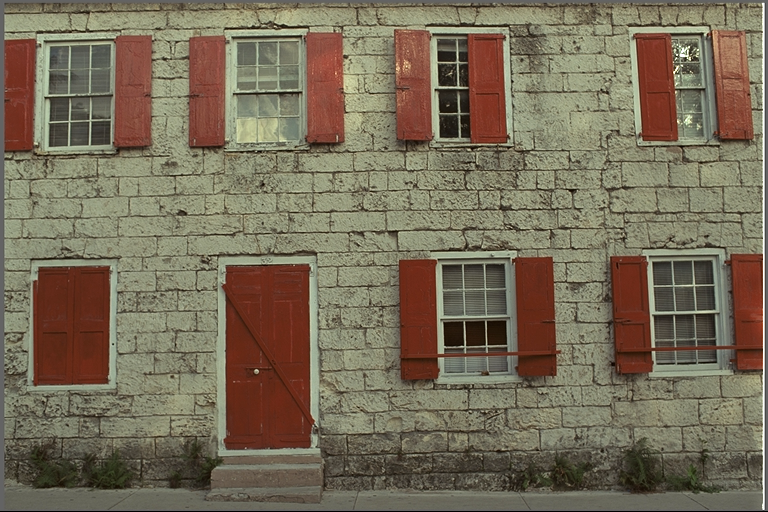
#> input picture W-OP8/data/input/Kodak_Lossless_True_Color_Image_Suite/1.png, 768 x 512 px, found by its file name
$ python test.py
#> lines starting #> are read from the running program, lines starting #| are printed output that depends on the picture; long printed decimals are rounded
import os
import sys

SCRIPT_DIR = os.path.dirname(os.path.abspath(__file__))

print(f"__file__: {__file__}")
print(f"Absolute path: {os.path.abspath(__file__)}")
print(f"dirname: {os.path.dirname(__file__)}")
print(f"Script dir: {SCRIPT_DIR}")

WOP8_DIR = os.path.abspath(os.path.join(SCRIPT_DIR, '..'))
print(f"WOP8 dir: {WOP8_DIR}")

script_dir = os.path.join(WOP8_DIR, 'core')
print(os.path.isfile(__file__))
print("HELLO!!".lower().endswith("!"))

print(os.getcwd())
from PIL import Image
image = Image.open("1.png")
#> image is the input picture: PIL image 768x512 RGB; mean R, G, B 119.8, 108.7, 88.4
print(Image.open("1.png"))

print(image.format)
#| PNG
print(image.size)
#| (768, 512)
print(image.mode)
#| RGB
print(image.palette)
#| None
print(image.info)
#| {'gamma': 0.4546, 'srgb': 0, 'source': 'Kodak PCD0992'}
print(image.filename)
#| W-OP8/data/input/Kodak_Lossless_True_Color_Image_Suite/1.png
print(image.format_description)
#| Portable network graphics
image.rotate(90).show()
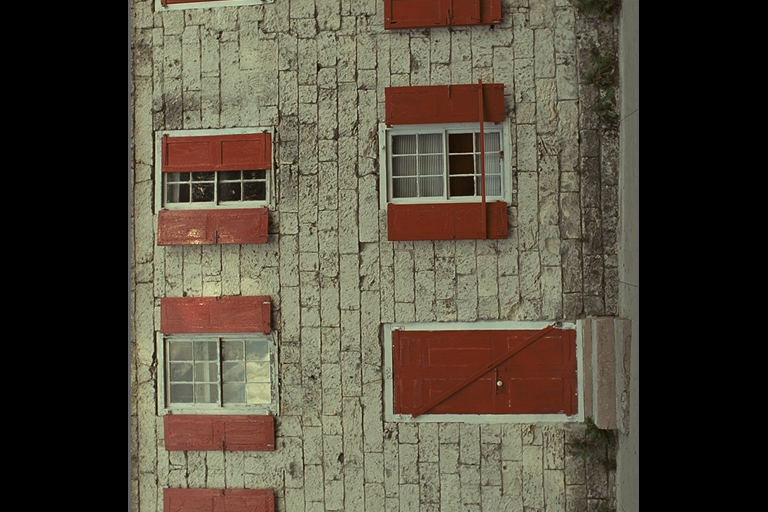
#> shown: PIL image 768x512 RGB; mean R, G, B 81.2, 73.9, 59.8

$ run again, with W-OP8/data/input/Kodak_Lossless_True_Color_Image_Suite/10.png copied over W-OP8/data/input/Kodak_Lossless_True_Color_Image_Suite/1.png
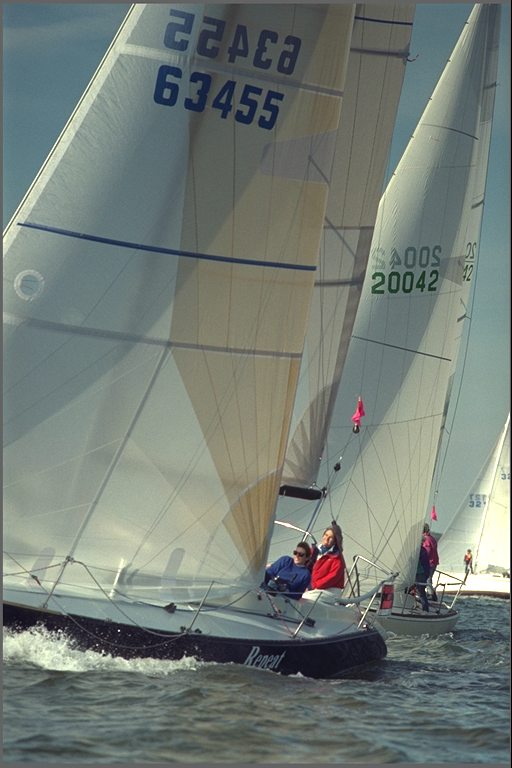
#> input picture W-OP8/data/input/Kodak_Lossless_True_Color_Image_Suite/10.png, 512 x 768 px, found by its file name
#> image is the input picture: PIL image 512x768 RGB; mean R, G, B 115.6, 124.8, 118.3
#| PNG
#| (512, 768)
#| RGB
#| None
#| {'gamma': 0.4546, 'srgb': 0, 'source': 'Kodak PCD0992'}
#| W-OP8/data/input/Kodak_Lossless_True_Color_Image_Suite/1.png
#| Portable network graphics
#> `image.rotate(90).show()`:
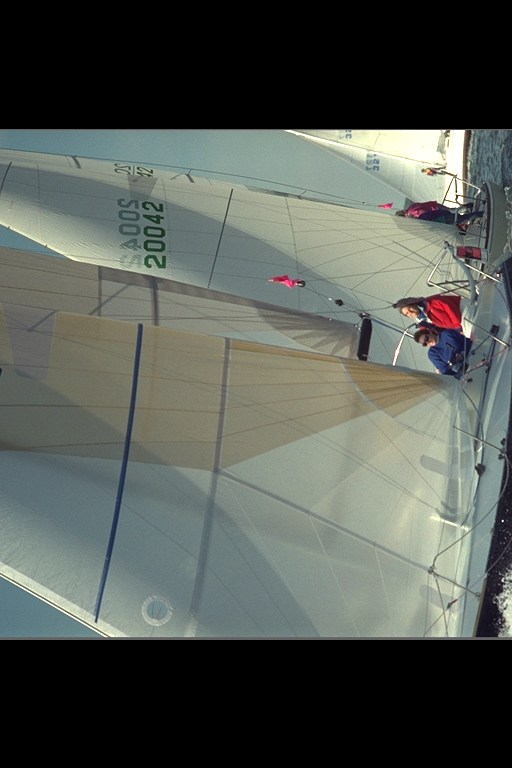
#> shown: PIL image 512x768 RGB; mean R, G, B 85, 90.5, 84.3

$ run again, with W-OP8/data/input/Kodak_Lossless_True_Color_Image_Suite/11.png copied over W-OP8/data/input/Kodak_Lossless_True_Color_Image_Suite/1.png
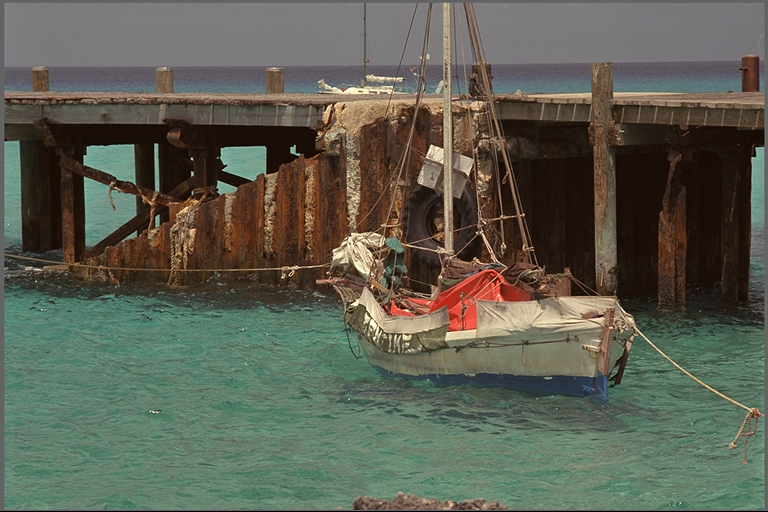
#> input picture W-OP8/data/input/Kodak_Lossless_True_Color_Image_Suite/11.png, 768 x 512 px, found by its file name
#> image is the input picture: PIL image 768x512 RGB; mean R, G, B 93, 95.1, 82.3
#| PNG
#| (768, 512)
#| RGB
#| None
#| {'gamma': 0.4546, 'srgb': 0, 'source': 'Kodak PCD0992'}
#| W-OP8/data/input/Kodak_Lossless_True_Color_Image_Suite/1.png
#| Portable network graphics
#> `image.rotate(90).show()`:
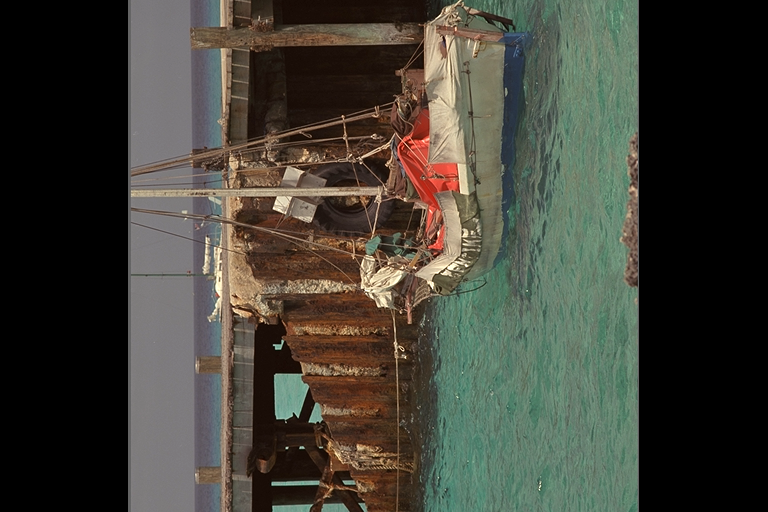
#> shown: PIL image 768x512 RGB; mean R, G, B 65.6, 64.6, 55.4

$ run again, with W-OP8/data/input/Kodak_Lossless_True_Color_Image_Suite/12.png copied over W-OP8/data/input/Kodak_Lossless_True_Color_Image_Suite/1.png
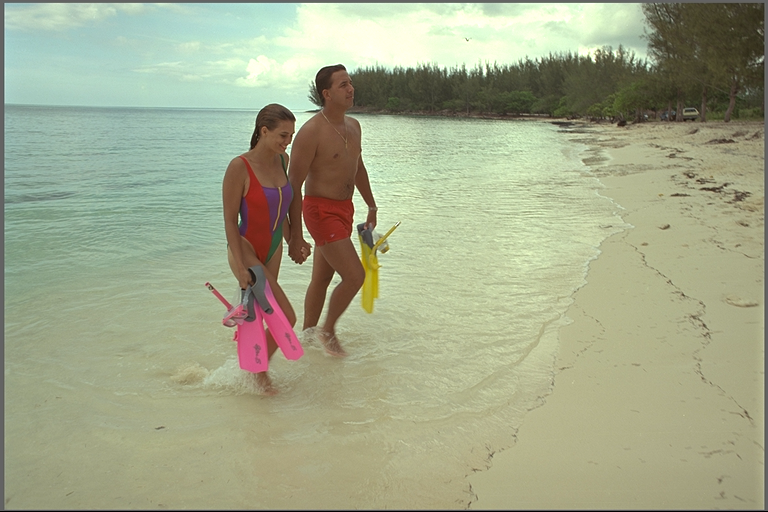
#> input picture W-OP8/data/input/Kodak_Lossless_True_Color_Image_Suite/12.png, 768 x 512 px, found by its file name
#> image is the input picture: PIL image 768x512 RGB; mean R, G, B 161.6, 167, 137.9
#| PNG
#| (768, 512)
#| RGB
#| None
#| {'gamma': 0.4546, 'srgb': 0, 'source': 'Kodak PCD0992'}
#| W-OP8/data/input/Kodak_Lossless_True_Color_Image_Suite/1.png
#| Portable network graphics
#> `image.rotate(90).show()`:
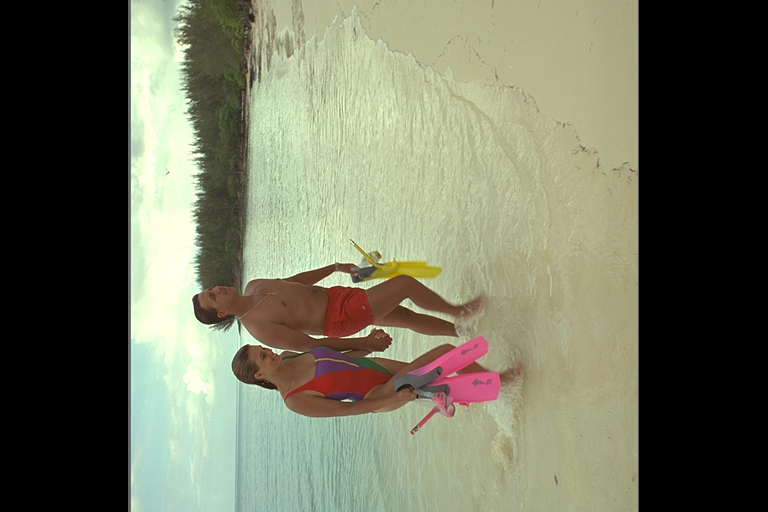
#> shown: PIL image 768x512 RGB; mean R, G, B 112.3, 114.7, 94.2
